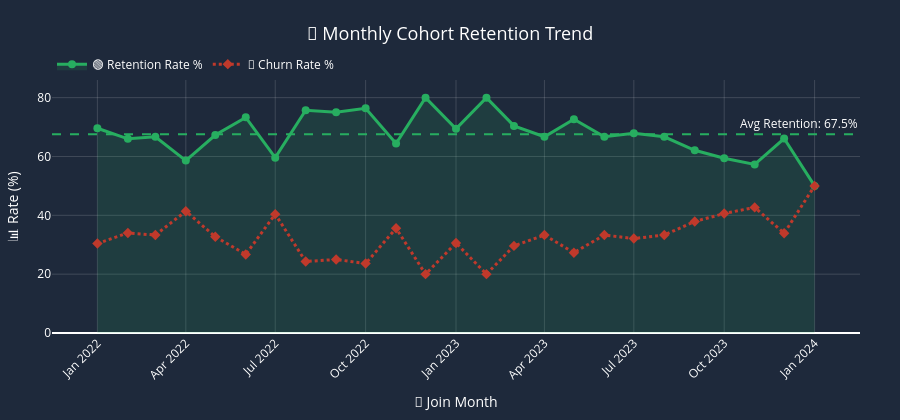

The notebook cell this image was saved under:
### Markdown cell above
## 📅 Cohort Retention Trend

### Code cell
cohort = df.groupby('CohortMonth').agg(
    Total=('Churn', 'count'),
    Churned=('Churn', 'sum')
).reset_index()

cohort['RetentionRate'] = (
    (cohort['Total'] - cohort['Churned']) /
    cohort['Total'] * 100
).round(1)

cohort['ChurnRate'] = (
    cohort['Churned'] /
    cohort['Total'] * 100
).round(1)

cohort = cohort.sort_values('CohortMonth')

fig = go.Figure()

# Retention Line
fig.add_trace(
    go.Scatter(
        x=cohort['CohortMonth'],
        y=cohort['RetentionRate'],
        mode='lines+markers',
        name='🟢 Retention Rate %',
        line=dict(color='#27ae60', width=3),
        marker=dict(size=8, symbol='circle'),
        fill='tozeroy',
        fillcolor='rgba(39,174,96,0.15)'
    )
)

# Churn Line
fig.add_trace(
    go.Scatter(
        x=cohort['CohortMonth'],
        y=cohort['ChurnRate'],
        mode='lines+markers',
        name='🔴 Churn Rate %',
        line=dict(color='#c0392b', width=3, dash='dot'),
        marker=dict(size=8, symbol='diamond')
    )
)

# Average Retention Line
fig.add_hline(
    y=cohort['RetentionRate'].mean(),
    line_dash='dash',
    line_color='#27ae60',
    annotation_text=f'Avg Retention: {cohort["RetentionRate"].mean():.1f}%'
)

# Layout
fig.update_layout(
    height=420,

    title={
        'text': '📅 Monthly Cohort Retention Trend',
        'x': 0.5,
        'xanchor': 'center'
    },

    title_font_size=18,
    title_font_color='white',

    xaxis_title='📆 Join Month',
    yaxis_title='📊 Rate (%)',

    xaxis_tickangle=-45,

    legend=dict(
        orientation='h',
        y=1.12,
        font=dict(color='white')
    ),

    paper_bgcolor='#1E293B',
    plot_bgcolor='#1E293B',

    font=dict(
        color='white',
        size=12
    ),

    margin=dict(
        l=40,
        r=40,
        t=80,
        b=40
    )
)

# Axis Colors
fig.update_xaxes(
    color='white',
    showgrid=True,
    gridcolor='rgba(255,255,255,0.15)'
)

fig.update_yaxes(
    color='white',
    showgrid=True,
    gridcolor='rgba(255,255,255,0.15)'
)

fig.show()

### Figure 1 — Plotly figure (JSON) as saved in the notebook; plotly's stock layout.template omitted (floating-point values rounded to 4 significant figures)
{"data": [{"fill": "tozeroy", "fillcolor": "rgba(39,174,96,0.15)", "line": {"color": "#27ae60", "width": 3}, "marker": {"size": 8, "symbol": "circle"}, "mode": "lines+markers", "name": "🟢 Retention Rate %", "type": "scatter", "x": ["2022-01", "2022-02", "2022-03", "2022-04", "2022-05", "2022-06", "2022-07", "2022-08", "2022-09", "2022-10", "2022-11", "2022-12", "2023-01", "2023-02", "2023-03", "2023-04", "2023-05", "2023-06", "2023-07", "2023-08", "2023-09", "2023-10", "2023-11", "2023-12", "2024-01"], "y": [69.6, 66, 66.7, 58.6, 67.3, 73.3, 59.6, 75.7, 75, 76.4, 64.4, 80, 69.4, 80, 70.4, 66.7, 72.7, 66.7, 67.9, 66.7, 62.1, 59.4, 57.3, 66.1, 50]}, {"line": {"color": "#c0392b", "dash": "dot", "width": 3}, "marker": {"size": 8, "symbol": "diamond"}, "mode": "lines+markers", "name": "🔴 Churn Rate %", "type": "scatter", "x": ["2022-01", "2022-02", "2022-03", "2022-04", "2022-05", "2022-06", "2022-07", "2022-08", "2022-09", "2022-10", "2022-11", "2022-12", "2023-01", "2023-02", "2023-03", "2023-04", "2023-05", "2023-06", "2023-07", "2023-08", "2023-09", "2023-10", "2023-11", "2023-12", "2024-01"], "y": [30.4, 34, 33.3, 41.4, 32.7, 26.7, 40.4, 24.3, 25, 23.6, 35.6, 20, 30.6, 20, 29.6, 33.3, 27.3, 33.3, 32.1, 33.3, 37.9, 40.6, 42.7, 33.9, 50]}], "layout": {"annotations": [{"showarrow": false, "text": "Avg Retention: 67.5%", "x": 1, "xanchor": "right", "xref": "x domain", "y": 67.52, "yanchor": "bottom", "yref": "y"}], "font": {"color": "white", "size": 12}, "height": 420, "legend": {"font": {"color": "white"}, "orientation": "h", "y": 1.12}, "margin": {"b": 40, "l": 40, "r": 40, "t": 80}, "paper_bgcolor": "#1E293B", "plot_bgcolor": "#1E293B", "shapes": [{"line": {"color": "#27ae60", "dash": "dash"}, "type": "line", "x0": 0, "x1": 1, "xref": "x domain", "y0": 67.52, "y1": 67.52, "yref": "y"}], "title": {"font": {"color": "white", "size": 18}, "text": "📅 Monthly Cohort Retention Trend", "x": 0.5, "xanchor": "center"}, "xaxis": {"color": "white", "gridcolor": "rgba(255,255,255,0.15)", "showgrid": true, "tickangle": -45, "title": {"text": "📆 Join Month"}}, "yaxis": {"color": "white", "gridcolor": "rgba(255,255,255,0.15)", "showgrid": true, "title": {"text": "📊 Rate (%)"}}}}
